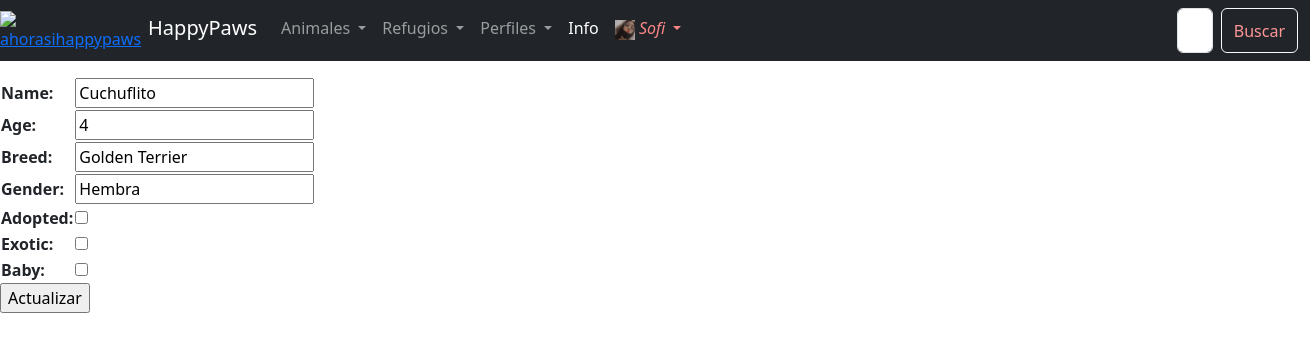
The app's page /update-animal/2 (signed in) with its own data.
### animal_app/models.py (models this page shows, shortened)
class UserProfile(models.Model):
    user = models.OneToOneField(User, on_delete=models.CASCADE, related_name = "profile")
    name = models.CharField(max_length=100)
    age = models.IntegerField()
    dni = models.IntegerField()
    house_type = models.CharField(max_length=50)
    image = models.ImageField(upload_to="profile_images/", null=True, blank=True)
    contact_number = models.IntegerField()

class Animals(models.Model):
    name = models.CharField(max_length=100)
    age = models.IntegerField()
    gender = models.CharField(max_length=100)
    adopted = models.BooleanField(default=True)
    breed = models.CharField(max_length=100)
    exotic = models.BooleanField(default=False)
    baby = models.BooleanField(default=False)
    image = models.ImageField(upload_to=('pets/'), default="default.jpg")

### animal_app/views.py (the view)
# urls.py: path("update-animal/<int:pk>", AnimalUpdate.as_view()),
class AnimalUpdate(UpdateView):
    model = Animals
    fields = ["name", "age", "breed", "gender", "adopted", "exotic", "baby"]
    template_name = "update-animal.html"
    success_url = "/animal-list/"

### templates/update-animal.html (shortened to what this page needs)
{% extends 'base.html' %}
{% block content %}
{% if form %}
    <form class="text-dark" method="POST">
        <table>
            {{form.as_table}}
        </table>
        <input type="submit" value="Actualizar">
    </form>
{% endif %}
{% endblock %}

### templates/base.html (shortened to what this page needs)
<!DOCTYPE html>
<html lang="en">
<head>
    <link href="https://cdn.jsdelivr.net/npm/bootstrap@5.3.0-alpha1/dist/css/bootstrap.min.css" rel="stylesheet">
</head>
<body>
    <header>
            <nav class="navbar navbar-expand-lg navbar-dark bg-dark">
                <a href=""><img src="https://i.ibb.co/VVpN3y7/ahorasihappypaws.png" alt="ahorasihappypaws" width="60" height="60" /></a>
                <div class="container-fluid">
                <a class="navbar-brand" href="/" style="margin-bottom:5px; margin-left:-5px;">HappyPaws</a>
                <div class="collapse navbar-collapse" id="navbarSupportedContent">
                    <ul class="navbar-nav me-auto mb-2 mb-lg-0">
                        <li class="nav-item dropdown">
                            <a class="nav-link dropdown-toggle" href="#" role="button" data-bs-toggle="dropdown" aria-expanded="false">
                                Animales
                            </a>
                        </li>
                        <li class="nav-item dropdown">
                            <a class="nav-link dropdown-toggle" href="#" role="button" data-bs-toggle="dropdown" aria-expanded="false">
                                Refugios
                            </a>
                        </li>
                        <li class="nav-item dropdown">
                            <a class="nav-link dropdown-toggle" href="#" role="button" data-bs-toggle="dropdown" aria-expanded="false">
                                Perfiles
                            </a>
                        </li>
                        <li class="nav-item"><a class="nav-link active" aria-current="page" href="/about-us/">Info</a></li>
                        <li class="nav-item dropdown">
                            <a class="nav-link dropdown-toggle" href="#" role="button" data-bs-toggle="dropdown" aria-expanded="false" style="color: rgb(252, 135, 135); margin-bottom:5px; margin-top:0px; margin-right:-100px; font-style:italic;">
                                {% if request.user.is_authenticated %}
                                    <img src="{{request.user.profile.image.url}}" alt="" height="20px" width="20px">
                                    {{request.user.username}}
                                {% elif not request.user.is_authenticated %}
                                    Sesión
                                {% endif %}
                            </a>
                        </li>
                    <form class="d-flex" role="search" action="/animal-list/" method="GET">
                    <input class="form-control me-2" type="search" placeholder="Buscar Animales" aria-label="Search" name="search" style="margin-left:570px;">
                    <button class="btn btn-outline-light" type="submit" style="color:rgb(254, 150, 149)">Buscar</button>
                    </form>
                </div>
                </div>
            </nav>
    </header>
    {% block content %}
    {% endblock %}
</body>
</html>

### templates/base.html (style rules this page uses)
body { background-image: url('https://i.pinimg.com/564x/0b/c4/a1/0bc4a10e10077c2aedac4cf37e7378c7.jpg'); }

### records on screen
Animals: name "Cuchuflito", age "4", breed "Golden Terrier", gender "Hembra"

### other values on screen
{{ request.user.username }} "Sofi"
